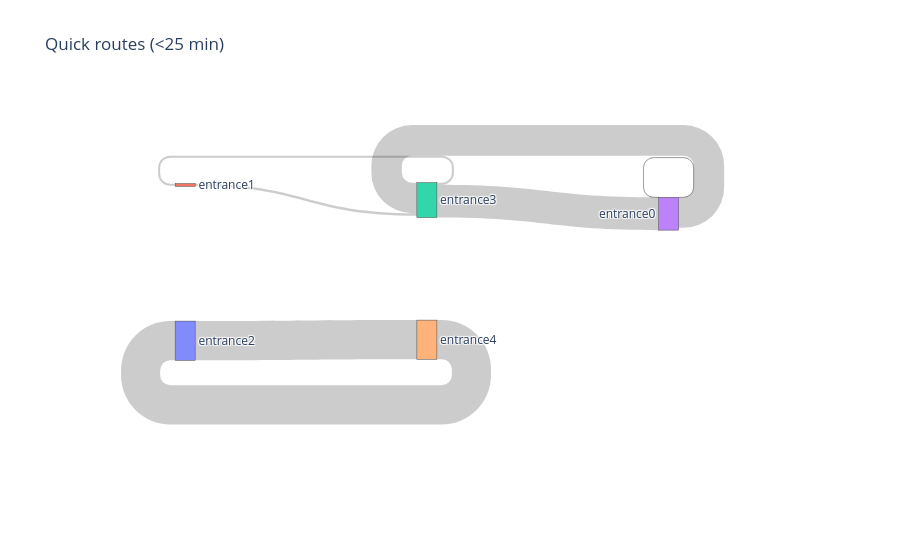

Notebook code cell kept with this figure:
### Code cell
routes_short = {route[0].car_id: [point for point in route if not point.gate_name.startswith(('general', 'gate'))] for route in routes_no_camping.values() if (route[-1].timestamp - route[0].timestamp).seconds / 60 < 25 and route[0].car_type != '2P' }

nodes = list(set(point.gate_name for route in routes_short.values() for point in route))
node_idx = {node: i for i, node in enumerate(nodes)}
source = [node_idx.get(point.gate_name) for route in routes_short.values() for point in route[:-1]]
target = [node_idx.get(point.gate_name) for route in routes_short.values() for point in route[1:]]
values = {}

for edge in zip(source, target):
    if (edge[0] is None or edge[1] is None): 
        continue

    if edge not in values:
        values[edge] = 1
    else:
        values[edge] += 1

source = []
target = []
values_raw = []

for (s, t), v in values.items():
    source.append(s)
    target.append(t)
    values_raw.append(v)

fig = go.Figure(go.Sankey(
    node=dict(
        label=nodes
    ),
    link=dict(
        source=source,
        target=target,
        value=values_raw
    )
))
fig.update_layout(title='Quick routes (<25 min)')
fig.show()

### Figure 1 — Plotly figure (JSON) as saved in the notebook; plotly's stock layout.template omitted (floating-point values rounded to 4 significant figures)
{"data": [{"link": {"source": [4, 0, 3, 2, 2, 1, 3], "target": [0, 4, 2, 3, 1, 2, 3], "value": [417, 416, 325, 349, 22, 28, 1]}, "node": {"label": ["entrance2", "entrance1", "entrance3", "entrance0", "entrance4"]}, "type": "sankey"}], "layout": {"title": {"text": "Quick routes (<25 min)"}}}
